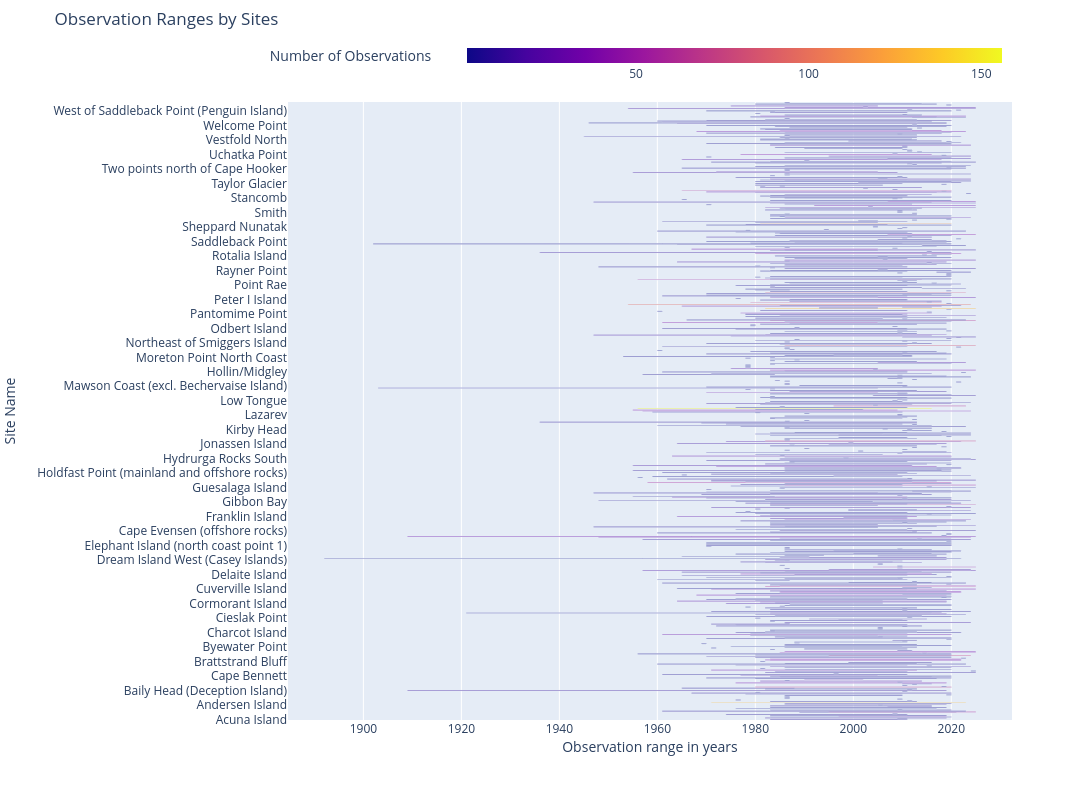

Source (notebook cell):
### Code cell
import plotly.express as px

fig = px.bar(
        df_sites_obs_range,
        x='Observation range in years',
        y='site_name',
        base='First observation year',
        orientation='h',
        color='Number of observations',
        title='Observation Ranges by Sites',
        labels={
                "site_name": "Site Name"
        }
        )
fig.update_layout(
        height=800,
        width=1600,
        coloraxis_colorbar=dict(
                title="Number of Observations",
                thicknessmode="pixels",
                thickness=15,
                orientation="h",
        )
)


fig.show()

### Figure 1 — Plotly figure (JSON) as saved in the notebook; plotly's stock layout.template omitted (floating-point values rounded to 4 significant figures; data arrays with more than 128 entries replaced by an {"elided": "..."} marker saying what was removed)
{"data": [{"base": {"elided": "725 int values"}, "hovertemplate": "First observation year=%{base}<br>Observation range in years=%{x}<br>Site Name=%{y}<br>Number of observations=%{marker.color}<extra></extra>", "legendgroup": "", "marker": {"color": {"elided": "725 int values"}, "coloraxis": "coloraxis", "pattern": {"shape": ""}}, "name": "", "orientation": "h", "showlegend": false, "textposition": "auto", "type": "bar", "x": {"elided": "725 int values"}, "xaxis": "x", "y": {"elided": "725 str values"}, "yaxis": "y"}], "layout": {"barmode": "relative", "coloraxis": {"colorbar": {"orientation": "h", "thickness": 15, "thicknessmode": "pixels", "title": {"text": "Number of Observations"}}, "colorscale": [[0, "#0d0887"], [0.1111, "#46039f"], [0.2222, "#7201a8"], [0.3333, "#9c179e"], [0.4444, "#bd3786"], [0.5556, "#d8576b"], [0.6667, "#ed7953"], [0.7778, "#fb9f3a"], [0.8889, "#fdca26"], [1, "#f0f921"]]}, "height": 800, "legend": {"tracegroupgap": 0}, "title": {"text": "Observation Ranges by Sites"}, "width": 1600, "xaxis": {"anchor": "y", "domain": [0, 1], "title": {"text": "Observation range in years"}}, "yaxis": {"anchor": "x", "domain": [0, 1], "title": {"text": "Site Name"}}}}
